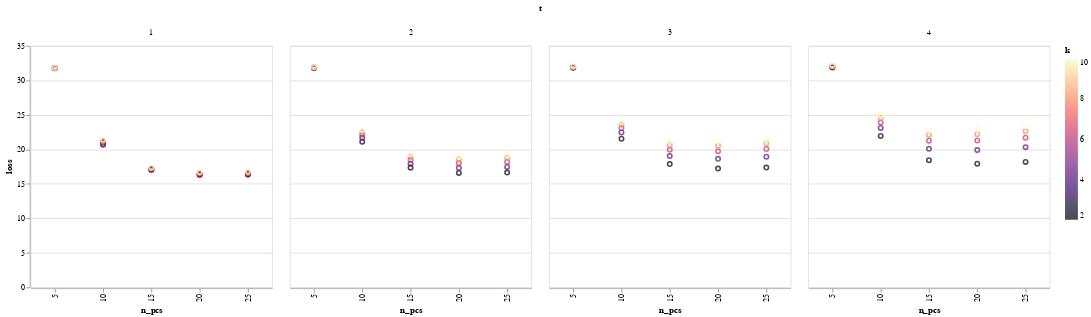

This figure's notebook cell:
### Code cell
alt.Chart(df).mark_point().encode(
    x="n_pcs:N", y="loss:Q", color=alt.Color('k:Q', scale=alt.Scale(scheme='magma'))
).properties(
    width=300, height=300
).facet(
    column='t:N'
)

### Figure 1 — Vega-Lite specification as saved in the notebook (floating-point values rounded to 4 significant figures)
{"$schema": "https://vega.github.io/schema/vega-lite/v2.6.0.json", "config": {"view": {"height": 300, "width": 400}}, "data": {"name": "data-d8e57178f503fc956b5079863ac5ac57"}, "datasets": {"data-d8e57178f503fc956b5079863ac5ac57": [{"CDH1": 0.2948, "VIM": 31.44, "ZEB1": 0.01318, "k": 2, "loss": 31.75, "n_pcs": 5, "t": 1}, {"CDH1": 0.295, "VIM": 31.49, "ZEB1": 0.01318, "k": 2, "loss": 31.8, "n_pcs": 5, "t": 2}, {"CDH1": 0.295, "VIM": 31.53, "ZEB1": 0.01318, "k": 2, "loss": 31.84, "n_pcs": 5, "t": 3}, {"CDH1": 0.2951, "VIM": 31.57, "ZEB1": 0.01318, "k": 2, "loss": 31.88, "n_pcs": 5, "t": 4}, {"CDH1": 0.295, "VIM": 31.48, "ZEB1": 0.01318, "k": 4, "loss": 31.79, "n_pcs": 5, "t": 1}, {"CDH1": 0.2952, "VIM": 31.54, "ZEB1": 0.01318, "k": 4, "loss": 31.85, "n_pcs": 5, "t": 2}, {"CDH1": 0.2953, "VIM": 31.6, "ZEB1": 0.01317, "k": 4, "loss": 31.91, "n_pcs": 5, "t": 3}, {"CDH1": 0.2954, "VIM": 31.65, "ZEB1": 0.01317, "k": 4, "loss": 31.96, "n_pcs": 5, "t": 4}, {"CDH1": 0.295, "VIM": 31.49, "ZEB1": 0.01318, "k": 6, "loss": 31.8, "n_pcs": 5, "t": 1}, {"CDH1": 0.2952, "VIM": 31.57, "ZEB1": 0.01317, "k": 6, "loss": 31.88, "n_pcs": 5, "t": 2}, {"CDH1": 0.2953, "VIM": 31.64, "ZEB1": 0.01317, "k": 6, "loss": 31.95, "n_pcs": 5, "t": 3}, {"CDH1": 0.2955, "VIM": 31.7, "ZEB1": 0.01317, "k": 6, "loss": 32.01, "n_pcs": 5, "t": 4}, {"CDH1": 0.295, "VIM": 31.5, "ZEB1": 0.01318, "k": 8, "loss": 31.81, "n_pcs": 5, "t": 1}, {"CDH1": 0.2953, "VIM": 31.6, "ZEB1": 0.01317, "k": 8, "loss": 31.91, "n_pcs": 5, "t": 2}, {"CDH1": 0.2954, "VIM": 31.68, "ZEB1": 0.01317, "k": 8, "loss": 31.99, "n_pcs": 5, "t": 3}, {"CDH1": 0.2955, "VIM": 31.75, "ZEB1": 0.01317, "k": 8, "loss": 32.06, "n_pcs": 5, "t": 4}, {"CDH1": 0.295, "VIM": 31.52, "ZEB1": 0.01317, "k": 10, "loss": 31.83, "n_pcs": 5, "t": 1}, {"CDH1": 0.2953, "VIM": 31.63, "ZEB1": 0.01317, "k": 10, "loss": 31.94, "n_pcs": 5, "t": 2}, {"CDH1": 0.2954, "VIM": 31.72, "ZEB1": 0.01317, "k": 10, "loss": 32.03, "n_pcs": 5, "t": 3}, {"CDH1": 0.2956, "VIM": 31.8, "ZEB1": 0.01317, "k": 10, "loss": 32.11, "n_pcs": 5, "t": 4}, {"CDH1": 0.2858, "VIM": 20.38, "ZEB1": 0.01308, "k": 2, "loss": 20.68, "n_pcs": 10, "t": 1}, {"CDH1": 0.2865, "VIM": 20.81, "ZEB1": 0.01308, "k": 2, "loss": 21.11, "n_pcs": 10, "t": 2}, {"CDH1": 0.2872, "VIM": 21.24, "ZEB1": 0.01308, "k": 2, "loss": 21.54, "n_pcs": 10, "t": 3}, {"CDH1": 0.2877, "VIM": 21.64, "ZEB1": 0.01309, "k": 2, "loss": 21.94, "n_pcs": 10, "t": 4}, {"CDH1": 0.2868, "VIM": 20.65, "ZEB1": 0.01308, "k": 4, "loss": 20.95, "n_pcs": 10, "t": 1}, {"CDH1": 0.2878, "VIM": 21.4, "ZEB1": 0.01309, "k": 4, "loss": 21.7, "n_pcs": 10, "t": 2}, {"CDH1": 0.2886, "VIM": 22.14, "ZEB1": 0.01309, "k": 4, "loss": 22.44, "n_pcs": 10, "t": 3}, {"CDH1": 0.2892, "VIM": 22.81, "ZEB1": 0.01309, "k": 4, "loss": 23.11, "n_pcs": 10, "t": 4}, {"CDH1": 0.2871, "VIM": 20.82, "ZEB1": 0.01308, "k": 6, "loss": 21.12, "n_pcs": 10, "t": 1}, {"CDH1": 0.2883, "VIM": 21.81, "ZEB1": 0.01309, "k": 6, "loss": 22.12, "n_pcs": 10, "t": 2}, {"CDH1": 0.2892, "VIM": 22.77, "ZEB1": 0.01309, "k": 6, "loss": 23.07, "n_pcs": 10, "t": 3}, {"CDH1": 0.2899, "VIM": 23.61, "ZEB1": 0.0131, "k": 6, "loss": 23.91, "n_pcs": 10, "t": 4}, {"CDH1": 0.2873, "VIM": 20.97, "ZEB1": 0.01308, "k": 8, "loss": 21.27, "n_pcs": 10, "t": 1}, {"CDH1": 0.2887, "VIM": 22.18, "ZEB1": 0.01309, "k": 8, "loss": 22.48, "n_pcs": 10, "t": 2}, {"CDH1": 0.2896, "VIM": 23.27, "ZEB1": 0.0131, "k": 8, "loss": 23.58, "n_pcs": 10, "t": 3}, {"CDH1": 0.2904, "VIM": 24.21, "ZEB1": 0.0131, "k": 8, "loss": 24.52, "n_pcs": 10, "t": 4}, {"CDH1": 0.2875, "VIM": 21.1, "ZEB1": 0.01308, "k": 10, "loss": 21.4, "n_pcs": 10, "t": 1}, {"CDH1": 0.2889, "VIM": 22.46, "ZEB1": 0.01309, "k": 10, "loss": 22.77, "n_pcs": 10, "t": 2}, {"CDH1": 0.29, "VIM": 23.66, "ZEB1": 0.0131, "k": 10, "loss": 23.96, "n_pcs": 10, "t": 3}, {"CDH1": 0.2907, "VIM": 24.66, "ZEB1": 0.01311, "k": 10, "loss": 24.96, "n_pcs": 10, "t": 4}, {"CDH1": 0.2848, "VIM": 16.76, "ZEB1": 0.01305, "k": 2, "loss": 17.06, "n_pcs": 15, "t": 1}, {"CDH1": 0.2857, "VIM": 17.06, "ZEB1": 0.01306, "k": 2, "loss": 17.36, "n_pcs": 15, "t": 2}, {"CDH1": 0.2864, "VIM": 17.58, "ZEB1": 0.01306, "k": 2, "loss": 17.88, "n_pcs": 15, "t": 3}, {"CDH1": 0.2869, "VIM": 18.14, "ZEB1": 0.01307, "k": 2, "loss": 18.44, "n_pcs": 15, "t": 4}, {"CDH1": 0.2858, "VIM": 16.76, "ZEB1": 0.01305, "k": 4, "loss": 17.06, "n_pcs": 15, "t": 1}, {"CDH1": 0.287, "VIM": 17.63, "ZEB1": 0.01306, "k": 4, "loss": 17.93, "n_pcs": 15, "t": 2}, {"CDH1": 0.2878, "VIM": 18.73, "ZEB1": 0.01307, "k": 4, "loss": 19.03, "n_pcs": 15, "t": 3}, {"CDH1": 0.2884, "VIM": 19.78, "ZEB1": 0.01308, "k": 4, "loss": 20.08, "n_pcs": 15, "t": 4}, {"CDH1": 0.2861, "VIM": 16.88, "ZEB1": 0.01305, "k": 6, "loss": 17.18, "n_pcs": 15, "t": 1}, {"CDH1": 0.2874, "VIM": 18.17, "ZEB1": 0.01306, "k": 6, "loss": 18.47, "n_pcs": 15, "t": 2}, {"CDH1": 0.2883, "VIM": 19.64, "ZEB1": 0.01307, "k": 6, "loss": 19.94, "n_pcs": 15, "t": 3}, {"CDH1": 0.289, "VIM": 20.96, "ZEB1": 0.01308, "k": 6, "loss": 21.26, "n_pcs": 15, "t": 4}, {"CDH1": 0.2864, "VIM": 16.98, "ZEB1": 0.01306, "k": 8, "loss": 17.28, "n_pcs": 15, "t": 1}, {"CDH1": 0.2877, "VIM": 18.61, "ZEB1": 0.01307, "k": 8, "loss": 18.91, "n_pcs": 15, "t": 2}, {"CDH1": 0.2887, "VIM": 20.32, "ZEB1": 0.01308, "k": 8, "loss": 20.62, "n_pcs": 15, "t": 3}, {"CDH1": 0.2895, "VIM": 21.8, "ZEB1": 0.01309, "k": 8, "loss": 22.1, "n_pcs": 15, "t": 4}, {"CDH1": 0.2865, "VIM": 17.08, "ZEB1": 0.01306, "k": 10, "loss": 17.38, "n_pcs": 15, "t": 1}, {"CDH1": 0.288, "VIM": 18.99, "ZEB1": 0.01307, "k": 10, "loss": 19.29, "n_pcs": 15, "t": 2}, {"CDH1": 0.289, "VIM": 20.86, "ZEB1": 0.01309, "k": 10, "loss": 21.16, "n_pcs": 15, "t": 3}, {"CDH1": 0.2898, "VIM": 22.42, "ZEB1": 0.0131, "k": 10, "loss": 22.73, "n_pcs": 15, "t": 4}, {"CDH1": 0.2848, "VIM": 16.03, "ZEB1": 0.01306, "k": 2, "loss": 16.33, "n_pcs": 20, "t": 1}, {"CDH1": 0.2858, "VIM": 16.29, "ZEB1": 0.01306, "k": 2, "loss": 16.59, "n_pcs": 20, "t": 2}, {"CDH1": 0.2866, "VIM": 16.92, "ZEB1": 0.01307, "k": 2, "loss": 17.22, "n_pcs": 20, "t": 3}, {"CDH1": 0.2873, "VIM": 17.62, "ZEB1": 0.01307, "k": 2, "loss": 17.92, "n_pcs": 20, "t": 4}, {"CDH1": 0.2859, "VIM": 16.01, "ZEB1": 0.01306, "k": 4, "loss": 16.31, "n_pcs": 20, "t": 1}, {"CDH1": 0.2872, "VIM": 17.0, "ZEB1": 0.01306, "k": 4, "loss": 17.3, "n_pcs": 20, "t": 2}, {"CDH1": 0.2881, "VIM": 18.33, "ZEB1": 0.01307, "k": 4, "loss": 18.63, "n_pcs": 20, "t": 3}, {"CDH1": 0.2887, "VIM": 19.59, "ZEB1": 0.01308, "k": 4, "loss": 19.89, "n_pcs": 20, "t": 4}, {"CDH1": 0.2863, "VIM": 16.15, "ZEB1": 0.01306, "k": 6, "loss": 16.45, "n_pcs": 20, "t": 1}, {"CDH1": 0.2877, "VIM": 17.7, "ZEB1": 0.01307, "k": 6, "loss": 18.0, "n_pcs": 20, "t": 2}, {"CDH1": 0.2887, "VIM": 19.44, "ZEB1": 0.01308, "k": 6, "loss": 19.74, "n_pcs": 20, "t": 3}, {"CDH1": 0.2894, "VIM": 20.98, "ZEB1": 0.01309, "k": 6, "loss": 21.28, "n_pcs": 20, "t": 4}, {"CDH1": 0.2865, "VIM": 16.31, "ZEB1": 0.01306, "k": 8, "loss": 16.61, "n_pcs": 20, "t": 1}, {"CDH1": 0.2879, "VIM": 18.25, "ZEB1": 0.01307, "k": 8, "loss": 18.55, "n_pcs": 20, "t": 2}, {"CDH1": 0.289, "VIM": 20.23, "ZEB1": 0.01309, "k": 8, "loss": 20.53, "n_pcs": 20, "t": 3}, {"CDH1": 0.2898, "VIM": 21.9, "ZEB1": 0.0131, "k": 8, "loss": 22.21, "n_pcs": 20, "t": 4}, {"CDH1": 0.2865, "VIM": 16.42, "ZEB1": 0.01306, "k": 10, "loss": 16.72, "n_pcs": 20, "t": 1}, {"CDH1": 0.2881, "VIM": 18.68, "ZEB1": 0.01308, "k": 10, "loss": 18.98, "n_pcs": 20, "t": 2}, {"CDH1": 0.2892, "VIM": 20.84, "ZEB1": 0.01309, "k": 10, "loss": 21.14, "n_pcs": 20, "t": 3}, {"CDH1": 0.29, "VIM": 22.6, "ZEB1": 0.0131, "k": 10, "loss": 22.9, "n_pcs": 20, "t": 4}, {"CDH1": 0.285, "VIM": 16.07, "ZEB1": 0.01306, "k": 2, "loss": 16.37, "n_pcs": 25, "t": 1}, {"CDH1": 0.286, "VIM": 16.34, "ZEB1": 0.01306, "k": 2, "loss": 16.64, "n_pcs": 25, "t": 2}, {"CDH1": 0.2868, "VIM": 17.06, "ZEB1": 0.01306, "k": 2, "loss": 17.36, "n_pcs": 25, "t": 3}, {"CDH1": 0.2875, "VIM": 17.88, "ZEB1": 0.01307, "k": 2, "loss": 18.18, "n_pcs": 25, "t": 4}, {"CDH1": 0.2861, "VIM": 16.05, "ZEB1": 0.01306, "k": 4, "loss": 16.35, "n_pcs": 25, "t": 1}, {"CDH1": 0.2873, "VIM": 17.16, "ZEB1": 0.01306, "k": 4, "loss": 17.46, "n_pcs": 25, "t": 2}, {"CDH1": 0.2882, "VIM": 18.63, "ZEB1": 0.01307, "k": 4, "loss": 18.93, "n_pcs": 25, "t": 3}, {"CDH1": 0.2889, "VIM": 20.02, "ZEB1": 0.01308, "k": 4, "loss": 20.32, "n_pcs": 25, "t": 4}, {"CDH1": 0.2863, "VIM": 16.21, "ZEB1": 0.01306, "k": 6, "loss": 16.51, "n_pcs": 25, "t": 1}, {"CDH1": 0.2877, "VIM": 17.88, "ZEB1": 0.01308, "k": 6, "loss": 18.18, "n_pcs": 25, "t": 2}, {"CDH1": 0.2887, "VIM": 19.75, "ZEB1": 0.01309, "k": 6, "loss": 20.05, "n_pcs": 25, "t": 3}, {"CDH1": 0.2895, "VIM": 21.38, "ZEB1": 0.0131, "k": 6, "loss": 21.68, "n_pcs": 25, "t": 4}, {"CDH1": 0.2866, "VIM": 16.36, "ZEB1": 0.01306, "k": 8, "loss": 16.66, "n_pcs": 25, "t": 1}, {"CDH1": 0.2881, "VIM": 18.45, "ZEB1": 0.01308, "k": 8, "loss": 18.75, "n_pcs": 25, "t": 2}, {"CDH1": 0.2892, "VIM": 20.56, "ZEB1": 0.01309, "k": 8, "loss": 20.86, "n_pcs": 25, "t": 3}, {"CDH1": 0.29, "VIM": 22.32, "ZEB1": 0.0131, "k": 8, "loss": 22.62, "n_pcs": 25, "t": 4}, {"CDH1": 0.2867, "VIM": 16.53, "ZEB1": 0.01306, "k": 10, "loss": 16.83, "n_pcs": 25, "t": 1}, {"CDH1": 0.2883, "VIM": 18.91, "ZEB1": 0.01308, "k": 10, "loss": 19.21, "n_pcs": 25, "t": 2}, {"CDH1": 0.2894, "VIM": 21.16, "ZEB1": 0.01309, "k": 10, "loss": 21.47, "n_pcs": 25, "t": 3}, {"CDH1": 0.2903, "VIM": 22.98, "ZEB1": 0.0131, "k": 10, "loss": 23.28, "n_pcs": 25, "t": 4}]}, "facet": {"column": {"field": "t", "type": "nominal"}}, "spec": {"encoding": {"color": {"field": "k", "scale": {"scheme": "magma"}, "type": "quantitative"}, "x": {"field": "n_pcs", "type": "nominal"}, "y": {"field": "loss", "type": "quantitative"}}, "height": 300, "mark": "point", "width": 300}}
